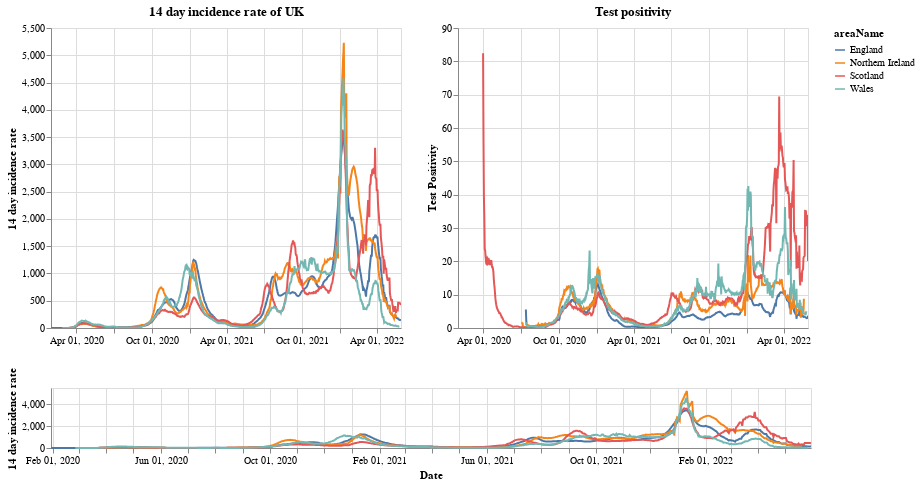

Notebook code cell kept with this figure:
### Markdown cell above
# Plots

First a plot with each country in the UK. The top right shows the positivity rate for (which is the percentage of registered tests which were positive) while the top left is the 14 day incidence rate. The bottom chart can be used to select the timeframe (does not work on a mobile device).

### Code cell
#collapse
brush = alt.selection(type='interval', name='DateBrush',encodings=['x'],fields=['Time'])
leg_selection = alt.selection_multi(fields=['areaName'], bind='legend')

base = alt.Chart(uk_cases).mark_line().encode(
    x=alt.X("yearmonthdate(date):T", axis=alt.Axis(title='Date')),
    y=alt.Y("twoWeeklyCasesRate:Q", axis=alt.Axis(title='14 day incidence rate')),
    tooltip=['areaName', 'date','twoWeeklyCasesRate', 'testPositivity'],
    color='areaName',
    opacity=alt.condition(leg_selection, alt.value(2), alt.value(0.1))
).add_selection(leg_selection).properties(width=350)

upper = base.encode(alt.X('yearmonthdate(date):T', axis=alt.Axis(title=''),
                         scale=alt.Scale(domain=brush))
                   ).properties(title=f'14 day incidence rate of UK')
upper_right = upper.encode(alt.Y('testPositivity:Q', axis=alt.Axis(title='Test Positivity'))).properties(title='Test positivity')
lower = base.properties(height=60, width = 760).add_selection(brush)

(upper | upper_right) & lower

### Figure 1 — Vega-Lite specification as saved in the notebook (floating-point values rounded to 4 significant figures; data arrays with more than 128 entries replaced by an {"elided": "..."} marker saying what was removed)
{"config": {"view": {"continuousWidth": 400, "continuousHeight": 300}}, "vconcat": [{"hconcat": [{"mark": "line", "encoding": {"color": {"type": "nominal", "field": "areaName"}, "opacity": {"condition": {"value": 2, "selection": "selector001"}, "value": 0.1}, "tooltip": [{"type": "nominal", "field": "areaName"}, {"type": "temporal", "field": "date"}, {"type": "quantitative", "field": "twoWeeklyCasesRate"}, {"type": "quantitative", "field": "testPositivity"}], "x": {"type": "temporal", "axis": {"title": ""}, "field": "date", "scale": {"domain": {"selection": "DateBrush"}}, "timeUnit": "yearmonthdate"}, "y": {"type": "quantitative", "axis": {"title": "14 day incidence rate"}, "field": "twoWeeklyCasesRate"}}, "selection": {"selector001": {"type": "multi", "fields": ["areaName"], "bind": "legend"}}, "title": "14 day incidence rate of UK", "width": 350}, {"mark": "line", "encoding": {"color": {"type": "nominal", "field": "areaName"}, "opacity": {"condition": {"value": 2, "selection": "selector001"}, "value": 0.1}, "tooltip": [{"type": "nominal", "field": "areaName"}, {"type": "temporal", "field": "date"}, {"type": "quantitative", "field": "twoWeeklyCasesRate"}, {"type": "quantitative", "field": "testPositivity"}], "x": {"type": "temporal", "axis": {"title": ""}, "field": "date", "scale": {"domain": {"selection": "DateBrush"}}, "timeUnit": "yearmonthdate"}, "y": {"type": "quantitative", "axis": {"title": "Test Positivity"}, "field": "testPositivity"}}, "selection": {"selector001": {"type": "multi", "fields": ["areaName"], "bind": "legend"}}, "title": "Test positivity", "width": 350}]}, {"mark": "line", "encoding": {"color": {"type": "nominal", "field": "areaName"}, "opacity": {"condition": {"value": 2, "selection": "selector001"}, "value": 0.1}, "tooltip": [{"type": "nominal", "field": "areaName"}, {"type": "temporal", "field": "date"}, {"type": "quantitative", "field": "twoWeeklyCasesRate"}, {"type": "quantitative", "field": "testPositivity"}], "x": {"type": "temporal", "axis": {"title": "Date"}, "field": "date", "timeUnit": "yearmonthdate"}, "y": {"type": "quantitative", "axis": {"title": "14 day incidence rate"}, "field": "twoWeeklyCasesRate"}}, "height": 60, "selection": {"selector001": {"type": "multi", "fields": ["areaName"], "bind": "legend"}, "DateBrush": {"type": "interval", "encodings": ["x"], "fields": ["Time"]}}, "width": 760}], "data": {"name": "data-12b3ab6b0dafc50660e80246e9539b87"}, "$schema": "https://vega.github.io/schema/vega-lite/v4.8.1.json", "datasets": {"data-12b3ab6b0dafc50660e80246e9539b87": {"elided": "3310 records"}}}
